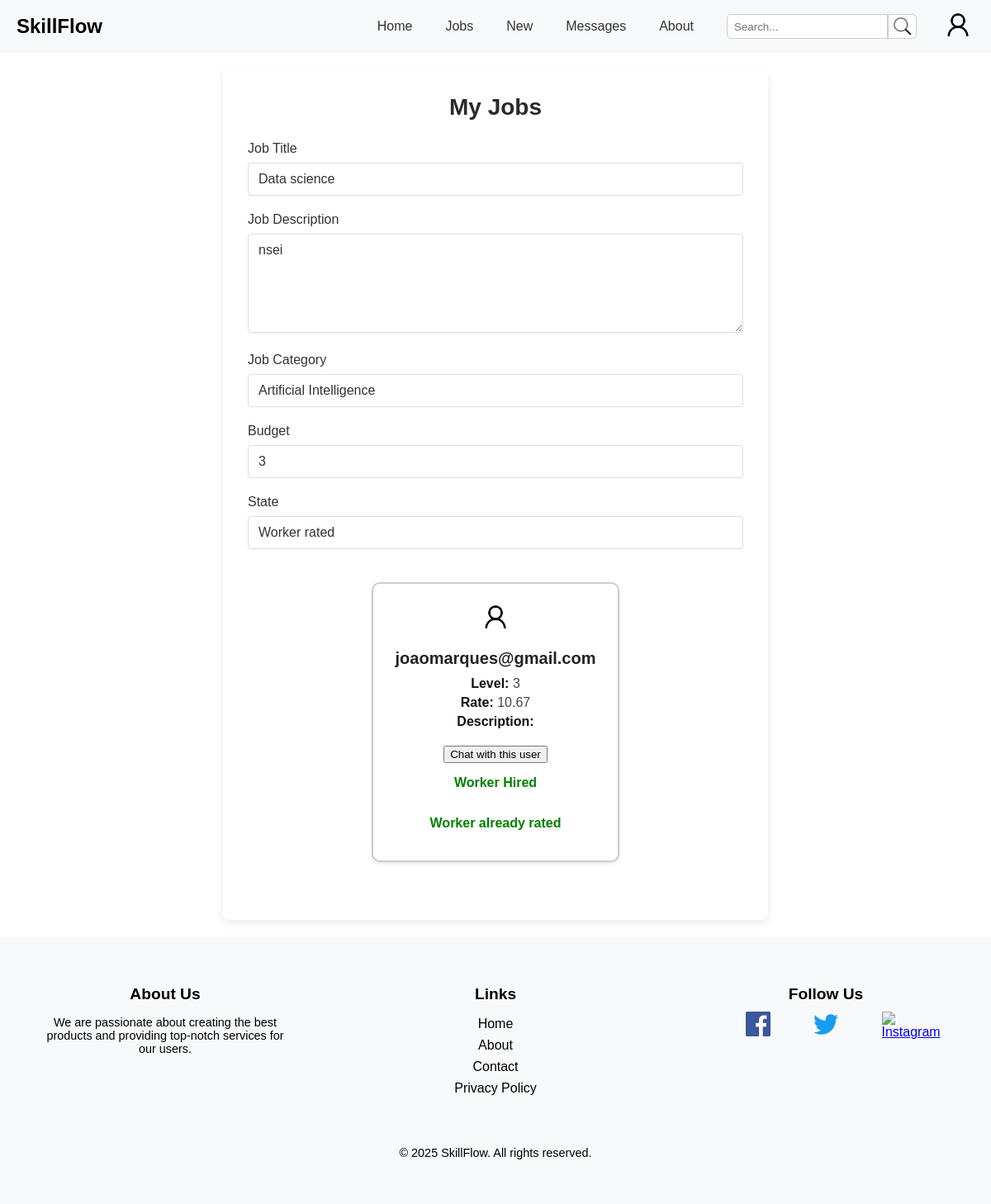
The app's page /Pages/view_my_job.php?jobId=7&jobTitle=Data+science&jobDescription=nsei&category=Artificial+Intelligence&budget=3 (signed in) with its own data.
### tables this page shows
CREATE TABLE "Service" (
    id INTEGER PRIMARY KEY AUTOINCREMENT,
    name TEXT NOT NULL,
    description TEXT NOT NULL,
    price REAL NOT NULL,
    created_at TIMESTAMP,
    number_applications INTEGER DEFAULT 0,
    category TEXT NOT NULL,
    buyer_id INTEGER NOT NULL,
    worker_id INTEGER,  -- NULL permitido
    state TEXT NOT NULL DEFAULT "hiring",
    FOREIGN KEY (buyer_id) REFERENCES User(id)
        ON DELETE CASCADE,
    FOREIGN KEY (worker_id) REFERENCES User(id)
        ON DELETE CASCADE,
    FOREIGN KEY (category) REFERENCES Category(name)
        ON DELETE CASCADE
);

CREATE TABLE "User" (
    id INTEGER PRIMARY KEY AUTOINCREMENT NOT NULL,
    name TEXT NOT NULL,
    email TEXT NOT NULL UNIQUE,
    password TEXT NOT NULL,
    created_at TEXT,
    level INTEGER NOT NULL DEFAULT 0,
    birth_date TEXT NOT NULL,
    profile_picture_id INTEGER,
    phone TEXT NOT NULL,
    nr_bank_account TEXT NOT NULL,
    address TEXT NOT NULL,
    rate INTEGER DEFAULT 0 NOT NULL, 
    description TEXT DEFAULT '',
    user_type TEXT NOT NULL DEFAULT 'user',
    FOREIGN KEY (profile_picture_id) REFERENCES Images(id)
        ON DELETE SET NULL
);

### Utils/Session.php (called while the page is built, shortened)
<?php
  class Session {
    public function isLoggedIn() : bool {
      return isset($_SESSION['id']);
    }
    public function getId() : ?int {
      return isset($_SESSION['id']) ? $_SESSION['id'] : null;
    }
  }
?>

### database/userClass.php (called while the page is built, shortened)
<?php
class User {
    public function __construct(
        int $id,
        string $name,
        string $email,
        string $password,
        string $created_at,
        int $level,
        string $birth_date,
        string $phone,
        string $nr_bank_account,
        string $address,
        int $rate = 0,
        ?string $description,
        string $user_type,
        ?int $profile_picture_id = null
    )
    {
        $this->id = $id;
        $this->email = $email;
        $this->level = $level;
        $this->rate = $rate;
        $this->profile_picture_id = $profile_picture_id;
    }
    static function getUser(PDO $db, int $id) : ?User {
        $stmt = $db->prepare('
            SELECT id, name, email, password, created_at, level, birth_date, phone, nr_bank_account, address, rate, description, user_type, profile_picture_id
            FROM User
            WHERE id = ?
        ');
        $stmt->execute(array($id));
        $user = $stmt->fetch();
        return new User(
            $user['id'],
            $user['name'],
            $user['email'],
            $user['password'],
            $user['created_at'],
            $user['level'],
            $user['birth_date'],
            $user['phone'],
            $user['nr_bank_account'],
            $user['address'],
            $user['rate'],
            $user['description'],
            $user['user_type'],
            $user['profile_picture_id'] ?? null
        );
    }
    static function get_Users_By_Service(PDO $db, int $service_id) : array {
        $stmt = $db->prepare('
            SELECT User.id, User.name, User.email, User.password, User.created_at, User.level, User.birth_date,
                   User.phone, User.nr_bank_account, User.address, User.rate, User.description, User.user_type, User.profile_picture_id
            FROM User
            JOIN Application ON Application.user_id = User.id
            WHERE Application.service_id = ?
        ');
        $stmt->execute([$service_id]);
        $users = $stmt->fetchAll(PDO::FETCH_ASSOC);
        $userObjects = [];
        foreach ($users as $user) {
            $userObjects[] = new User(
                $user['id'],
                $user['name'],
                $user['email'],
                $user['password'],
                $user['created_at'],
                $user['level'],
                $user['birth_date'],
                $user['phone'],
                $user['nr_bank_account'],
                $user['address'],
                $user['rate'],
                $user['description'],
                $user['user_type'],
                $user['profile_picture_id'] ?? null
            );
        }
        return $userObjects;
    }
}
?>

### database/serviceClass.php (called while the page is built, shortened)
<?php
class Service {
    public function __construct(int $id, string $name, string $description, float $price, string $created_at, int $number_applications, string $category, int $buyer_id, ?int $worker_id, string $state)
    {
        $this->worker_id = $worker_id;
        $this->state = $state;
    }
    static function getService(PDO $db, int $id) : Service {
        $stmt = $db->prepare('
            SELECT id, name, description, price, created_at, number_applications, category, buyer_id, worker_id, state
            FROM Service
            WHERE id = ?
        ');
        $stmt->execute(array($id));
        $service = $stmt->fetch();
        return new Service(
            $service['id'],
            $service['name'],
            $service['description'],
            $service['price'],
            $service['created_at'],
            $service['number_applications'],
            $service['category'],
            $service['buyer_id'],
            $service['worker_id'],
            $service['state']
        );
    }
}
?>

### Pages/view_my_job.php (the view, shortened to what this page needs)
<?php
  require_once('../Templates/common_template.php');
  require_once(__DIR__ . '/../Utils/Session.php');
  require_once(__DIR__ . '/../database/connection.php');
  require_once(__DIR__ . '/../database/serviceClass.php');
  require_once(__DIR__ . '/../database/userClass.php');
  $session = new Session();
  $db = getDatabaseConnection();
  $jobTitle = $_GET['jobTitle'] ?? 'Unknown Job';
  $jobDescription = $_GET['jobDescription'] ?? 'No description available.';
  $category = $_GET['category'] ?? 'Uncategorized';
  $budget = $_GET['budget'] ?? 'N/A';
  $jobId = $_GET['jobId'] ?? null;
  $service = Service::getService($db, $jobId);
  $state = $service->state;
  $applied_users = User::get_Users_By_Service($db, $jobId);
?>
<?php drawHeader($session); ?>
<!DOCTYPE html>
<html lang="en">
<head>
  <link rel="stylesheet" href="../css/newjobs.css" />
  <link rel="stylesheet" href="../css/navbar.css" />
  <link rel="stylesheet" href="../css/footer.css" />
  <link rel="stylesheet" href="../css/user_card.css" />
</head>
<body>
  <main class="new-job-container">
    <div class="form-container">
      <h1>My Jobs</h1>
      <div class="job-form">
        <label for="jobTitle">Job Title</label>
        <input type="text" id="jobTitle" name="jobTitle" value="<?= htmlspecialchars($jobTitle) ?>" readonly />
        <label for="jobDescription">Job Description</label>
        <textarea id="jobDescription" name="jobDescription" rows="5" readonly><?= htmlspecialchars($jobDescription) ?></textarea>
        <label for="category">Job Category</label>
        <input type="text" id="category" name="category" value="<?= htmlspecialchars($category) ?>" readonly />
        <label for="budget">Budget</label>
        <input type="text" id="budget" name="budget" value="<?= htmlspecialchars($budget) ?>" readonly />
        <label for="state">State</label>
        <input type="text" id="budget" name="state" value="<?= htmlspecialchars($state) ?>" readonly />
        <section class="users-wrapper">
  <?php if ($service->worker_id): ?>
    <?php
      $worker = User::getUser($db, $service->worker_id);
      if ($worker) {
        draw_user($worker, $service);
      } else {
        echo "<p>Selected worker not found.</p>";
      }
    ?>
  <?php endif; ?>
</section>
      </div>
    </div>
  </main>
<?php drawFooter($session); ?>
</body>
</html>

### Templates/common_template.php (shortened to what this page needs)
<?php
function drawHeader(Session $session) {
    ?>
    <!DOCTYPE html>
    <html lang="en">
    <head>
        <link rel="stylesheet" href="../css/navbar.css" />
        <link rel="stylesheet" href="../css/jobs.css" />
        <link rel="stylesheet" href="../css/footer.css" />
        <link rel="stylesheet" href="../css/service.css" />
    </head>
    <body>
        <header class="navbar">
            <div class="logo">
                <a href="index.php" class="logo">SkillFlow</a>
            </div>
            <div class="nav-right">
                <nav class="menu">
                    <a href="index.php">Home</a>
                    <a href="jobs.php">Jobs</a>
                    <a href="newjobs.php">New</a>
                    <a href="conversations.php">Messages</a>
                    <a href="about.php">About</a>
                    <div class="search-bar">
                        <input type="text" placeholder="Search..." class="search-input" id="searchInput" />
                        <button type="button" class="search-button" onclick="handleSearch()">
                            <img src="../assets/icons/search.png" alt="Search" />
                        </button>
                    </div>
                </nav>
                <div class="auth-buttons" id="authButtons">
                    <?php if ($session->isLoggedIn()): ?>
                    <div class="profile-dropdown-container">
                        <div id="profileCircle" class="profile-circle" onclick="toggleDropdown()">
                            <?php
                                require_once(__DIR__ . '/../database/connection.php');
                                require_once(__DIR__ . '/../database/userClass.php');
                                $db = getDatabaseConnection();
                                $user = User::getUser($db, $session->getId());
                                if ($user->profile_picture_id):
                            ?>
                            <img src="../Actions/images/originals/<?= htmlspecialchars((string)$user->profile_picture_id) ?>.jpg" alt="Profile Picture" />
                            <?php else: ?>
                            <img src="../assets/icons/user.png" alt="Profile" />
                            <?php endif; ?>
                        </div>
                    </div>
                    <?php else: ?>
                    <button class="login" id="loginButton" onclick="window.location.href='login.php'">Log in</button>
                    <button class="signup" id="signupButton" onclick="window.location.href='register.php'">Sign up</button>
                    <?php endif; ?>
                </div>
            </div>
        </header>
    <?php
}
function drawFooter() {
    ?>
    <footer class="footer">
        <div class="footer-content">
            <div class="footer-section">
                <h3>About Us</h3>
                <p>We are passionate about creating the best products and providing top-notch services for our users.</p>
            </div>
            <div class="footer-section">
                <h3>Links</h3>
                <ul>
                    <li><a href="index.php">Home</a></li>
                    <li><a href="about.php">About</a></li>
                    <li><a href="#">Contact</a></li>
                    <li><a href="#">Privacy Policy</a></li>
                </ul>
            </div>
            <div class="footer-section">
                <h3>Follow Us</h3>
                <div class="social-icons">
                    <a href="https://www.facebook.com/seu-usuario" class="social-icon" target="_blank">
                        <img src="../assets/icons/facebook-icon.png" alt="Facebook">
                    </a>
                    <a href="https://twitter.com/seu-usuario" class="social-icon" target="_blank">
                        <img src="../assets/icons/twitter-logo.png" alt="Twitter">
                    </a>
                    <a href="https://www.instagram.com/seu-usuario" class="social-icon" target="_blank">
                        <img src="../assets/icons/instagram-logo.png" alt="Instagram">
                    </a>
                </div>
            </div>
        </div>
        <div class="footer-bottom">
            <p>&copy; 2025 SkillFlow. All rights reserved.</p>
        </div>
    </footer>
    </body>
    </html>
    <?php
}
    ?>
    <?php
function draw_user(User $user, Service $service) {
    ?>
    <div class="user-card-container">
        <div class="user-card">
            <?php if (!is_null($user->profile_picture_id)): ?>
                <img src="../Actions/images/originals/<?= htmlspecialchars((string)$user->profile_picture_id) ?>.jpg" alt="User Avatar" class="user-avatar">
            <?php else: ?>
                <img src="../assets/icons/user.png" alt="User Avatar" class="user-avatar">
            <?php endif; ?>
            <h3><?= htmlspecialchars($user->email) ?></h3>
            <p><strong>Level:</strong> <?= number_format($user->level) ?></p>
            <p><strong>Rate:</strong> <?= number_format($user->rate / $user->level, 2) ?></p>
            <p><strong>Description:</strong> <?= nl2br(htmlspecialchars($user->description)) ?></p>
        </div>
        <div class="button-container">
            <form action="../Pages/chat.php" method="GET">
                <button class="chat-user-btn" type="submit">
                    Chat with this user
                </button>
            </form>
        </div>
        <?php if ($service->worker_id && $service->worker_id == $user->id): ?>
            <p style="color: green;">Worker Hired</p>
            <?php if ($service->state == 'Worker rated'): ?>
                <p style="color: green;">Worker already rated</p>
            <?php endif; ?>
        <?php endif; ?>
    </div>
    <?php
}
  ?>

### records on screen
service: category "Artificial Intelligence", state "Worker rated"
user: email "joaomarques@gmail.com", level "3", $user->rate / $user->level "10.67"
